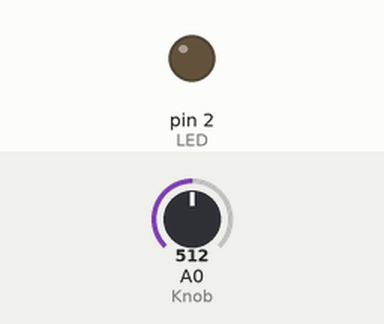
The sketch below on a simulated Arduino Uno, built with avr-gcc and run on an emulated ATmega328P. Shown: output pins drawn as LEDs (lit = HIGH). Inputs (shaded band) come from the test bench; at power-on: A0 (Knob) = 512. What the sketch prints to the serial monitor is not drawn.

Above: at 1.2 s.
1.3 s: A0 (Knob) set to 0
Timing chart, 0 to 4.3 s (numbered marks = the images above; inputs shaded):
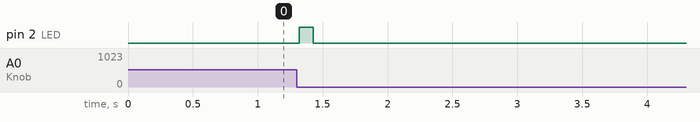

Measured:
- after the input at 1.3 s, pin 2 (LED): LOW → HIGH at once, → LOW 0.11 s later

The sketch:

Threshold_StepperBlink.ino
```cpp
/*
 * The led blink once when the knob change 10%
 *
 * 2/23/2021 yedianyang
*/

#define LED 2
#define Knob A0

bool isOverThreshold = false;
int ledThreshold = 512;
int knobStep = 102; //1024 * 10%;
float currentStage = 0; //Can't be an int


void setup() {
  Serial.begin(9600);
  pinMode(LED, OUTPUT);
  currentStage = analogRead(Knob);
}


void loop() {
  int knobRead = map(analogRead(Knob), 0, 1024, 0, 1021);
  Serial.println(knobRead - currentStage);
  Serial.println(knobRead);

  if (abs((knobRead - currentStage)) > 6) {
    if (knobRead % knobStep == 0) {
      ledBlink();
      currentStage = knobRead;
    }
  }
}


void ledBlink() {
  digitalWrite(LED, HIGH);
  delay(111);
  digitalWrite(LED, LOW);
  delay(111);
}

void ledOff() {
  digitalWrite(LED, LOW);
}
```
